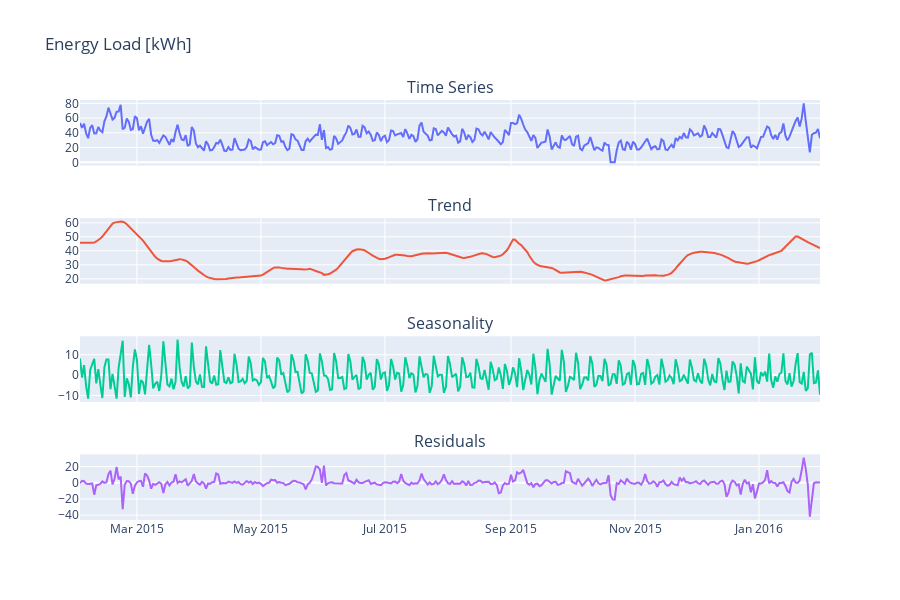

Notebook code cell kept with this figure:
### Markdown cell above
#### Visualization of the decomposition

### Code cell
names = [col_name for col_name in load_decomp_df.columns]

fig = make_subplots(rows=4, cols=1,
                    subplot_titles=names,
                    shared_xaxes=True)

row = 1
col = 1

for component in list(load_decomp_df.columns):
    fig.add_trace(go.Scatter(
        x=load_decomp_df.index,
        y=load_decomp_df[component],
    ), row=row, col=col)
    row += 1

fig.update_layout(
    showlegend=False,
    height=600,
    title="Energy Load [kWh]"
)

# fig.update_yaxes(range=[0, 5], nticks=2, row=1)
# fig.update_yaxes(range=[-5, 5], row=4)
# fig.update_xaxes(range=['2015-05-01', '2015-05-30'])

fig.show()

### Figure 1 — Plotly figure (JSON) as saved in the notebook; plotly's stock layout.template omitted (floating-point values rounded to 4 significant figures; data arrays with more than 128 entries replaced by an {"elided": "..."} marker saying what was removed)
{"data": [{"x": {"elided": "365 str values"}, "y": {"elided": "365 float values"}, "type": "scatter", "xaxis": "x", "yaxis": "y"}, {"x": {"elided": "365 str values"}, "y": {"elided": "365 float values"}, "type": "scatter", "xaxis": "x2", "yaxis": "y2"}, {"x": {"elided": "365 str values"}, "y": {"elided": "365 float values"}, "type": "scatter", "xaxis": "x3", "yaxis": "y3"}, {"x": {"elided": "365 str values"}, "y": {"elided": "365 float values"}, "type": "scatter", "xaxis": "x4", "yaxis": "y4"}], "layout": {"xaxis": {"anchor": "y", "domain": [0.0, 1.0], "matches": "x4", "showticklabels": false}, "yaxis": {"anchor": "x", "domain": [0.8438, 1.0]}, "xaxis2": {"anchor": "y2", "domain": [0.0, 1.0], "matches": "x4", "showticklabels": false}, "yaxis2": {"anchor": "x2", "domain": [0.5625, 0.7188]}, "xaxis3": {"anchor": "y3", "domain": [0.0, 1.0], "matches": "x4", "showticklabels": false}, "yaxis3": {"anchor": "x3", "domain": [0.2812, 0.4375]}, "xaxis4": {"anchor": "y4", "domain": [0.0, 1.0]}, "yaxis4": {"anchor": "x4", "domain": [0.0, 0.1562]}, "annotations": [{"font": {"size": 16}, "showarrow": false, "text": "Time Series", "x": 0.5, "xanchor": "center", "xref": "paper", "y": 1.0, "yanchor": "bottom", "yref": "paper"}, {"font": {"size": 16}, "showarrow": false, "text": "Trend", "x": 0.5, "xanchor": "center", "xref": "paper", "y": 0.7188, "yanchor": "bottom", "yref": "paper"}, {"font": {"size": 16}, "showarrow": false, "text": "Seasonality", "x": 0.5, "xanchor": "center", "xref": "paper", "y": 0.4375, "yanchor": "bottom", "yref": "paper"}, {"font": {"size": 16}, "showarrow": false, "text": "Residuals", "x": 0.5, "xanchor": "center", "xref": "paper", "y": 0.1562, "yanchor": "bottom", "yref": "paper"}], "showlegend": false, "height": 600, "title": {"text": "Energy Load [kWh]"}}}
